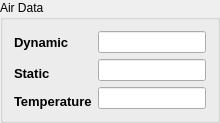
            <widget class="QGroupBox" name="sensorBiases_groupBox_3">
             <property name="minimumSize">
              <size>
               <width>0</width>
               <height>0</height>
              </size>
             </property>
             <property name="maximumSize">
              <size>
               <width>132123</width>
               <height>123123</height>
              </size>
             </property>
             <property name="title">
              <string>Air Data</string>
             </property>
             <layout class="QGridLayout" name="gridLayout_15">
              <item row="0" column="0">
               <layout class="QGridLayout" name="gridLayout_10">
                <item row="0" column="0">
                 <widget class="QLabel" name="label_56">
                  <property name="minimumSize">
                   <size>
                    <width>0</width>
                    <height>0</height>
                   </size>
                  </property>
                  <property name="maximumSize">
                   <size>
                    <width>16777215</width>
                    <height>16777215</height>
                   </size>
                  </property>
                  <property name="font">
                   <font>
                    <pointsize>10</pointsize>
                    <weight>75</weight>
                    <bold>true</bold>
                   </font>
                  </property>
                  <property name="text">
                   <string>Dynamic</string>
                  </property>
                 </widget>
                </item>
                <item row="0" column="1">
                 <widget class="QLineEdit" name="ed_dynamic">
                  <property name="alignment">
                   <set>Qt::AlignRight|Qt::AlignTrailing|Qt::AlignVCenter</set>
                  </property>
                 </widget>
                </item>
                <item row="1" column="0" rowspan="2">
                 <widget class="QLabel" name="label_58">
                  <property name="minimumSize">
                   <size>
                    <width>0</width>
                    <height>0</height>
                   </size>
                  </property>
                  <property name="maximumSize">
                   <size>
                    <width>16777215</width>
                    <height>16777215</height>
                   </size>
                  </property>
                  <property name="font">
                   <font>
                    <pointsize>10</pointsize>
                    <weight>75</weight>
                    <bold>true</bold>
                   </font>
                  </property>
                  <property name="text">
                   <string>Static</string>
                  </property>
                 </widget>
                </item>
                <item row="1" column="1">
                 <widget class="QLineEdit" name="ed_static">
                  <property name="alignment">
                   <set>Qt::AlignRight|Qt::AlignTrailing|Qt::AlignVCenter</set>
                  </property>
                 </widget>
                </item>
                <item row="2" column="1" rowspan="2">
                 <widget class="QLineEdit" name="ed_temp">
                  <property name="alignment">
                   <set>Qt::AlignRight|Qt::AlignTrailing|Qt::AlignVCenter</set>
                  </property>
                 </widget>
                </item>
                <item row="3" column="0">
                 <widget class="QLabel" name="label_60">
                  <property name="minimumSize">
                   <size>
                    <width>0</width>
                    <height>0</height>
                   </size>
                  </property>
                  <property name="maximumSize">
                   <size>
                    <width>16777215</width>
                    <height>16777215</height>
                   </size>
                  </property>
                  <property name="font">
                   <font>
                    <pointsize>10</pointsize>
                    <weight>75</weight>
                    <bold>true</bold>
                   </font>
                  </property>
                  <property name="text">
                   <string>Temperature</string>
                  </property>
                 </widget>
                </item>
               </layout>
              </item>
             </layout>
            </widget>
